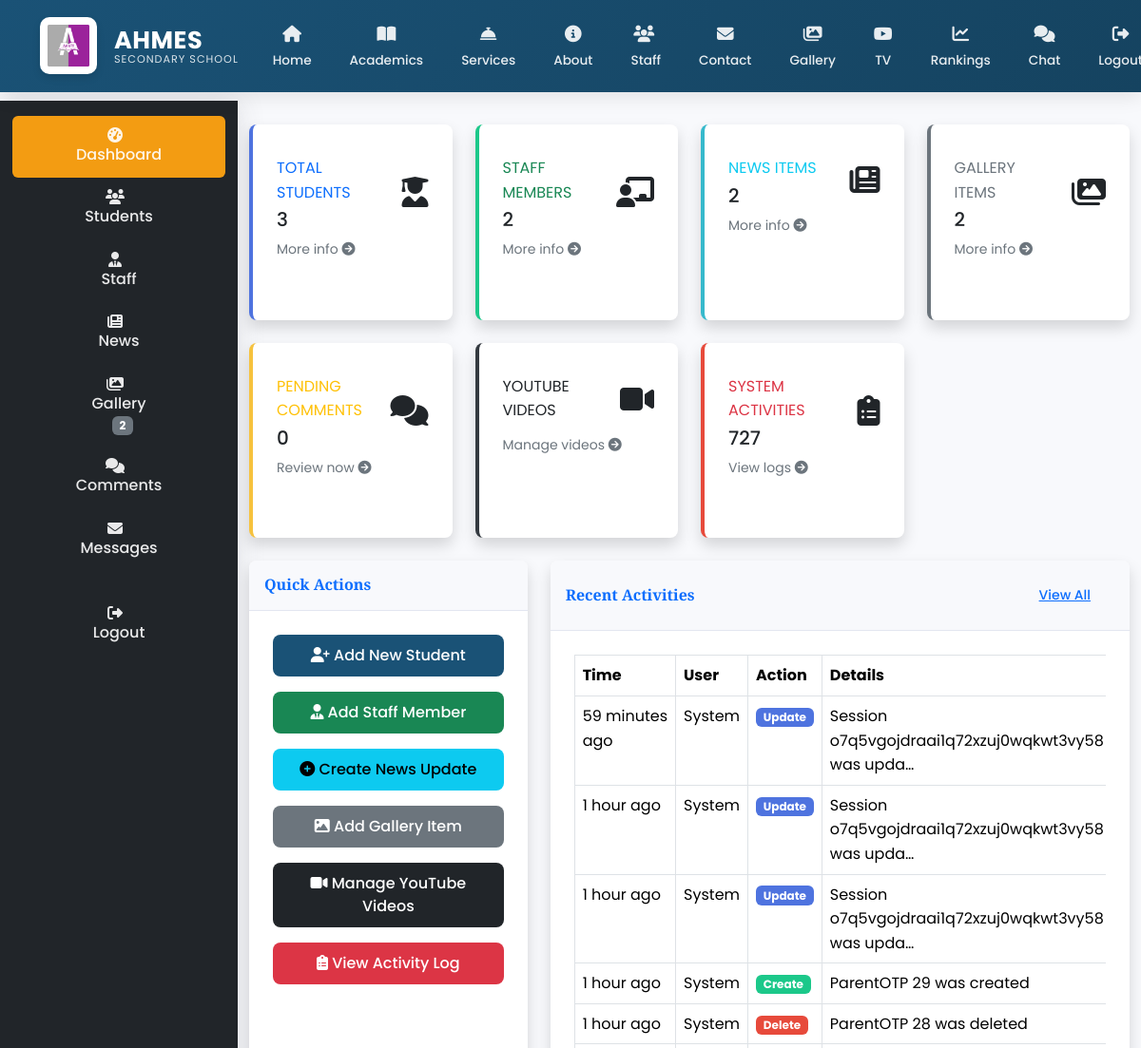
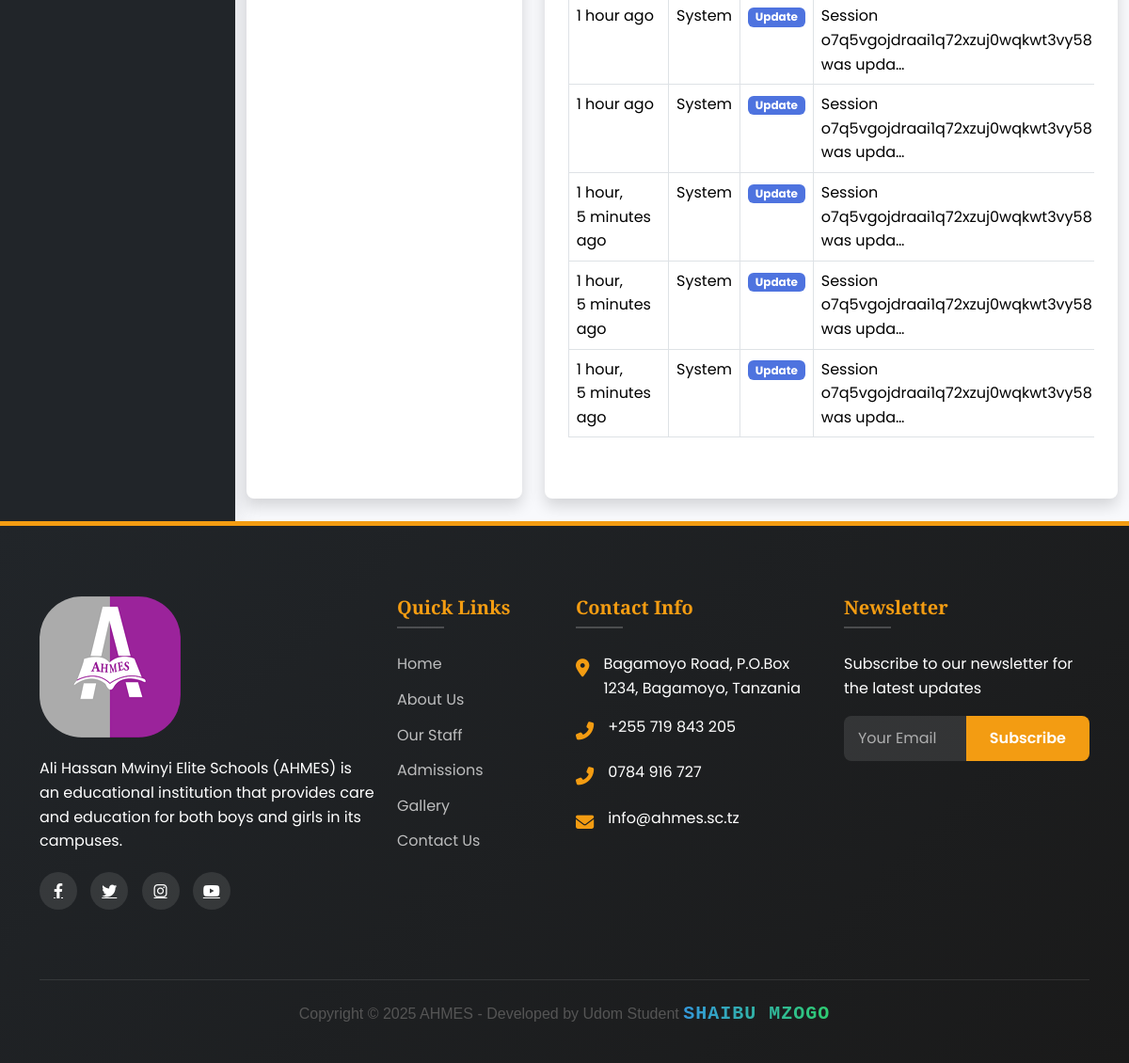
/ad/board/ (signed in), run on the app's committed database (2 pictures, top to bottom).
### main/models.py (models this page shows, shortened)
class ActivityLog(models.Model):
    ACTION_CHOICES = [
        ('CREATE', 'Create'),
        ('UPDATE', 'Update'),
        ('DELETE', 'Delete'),
        ('LOGIN', 'Login'),
        ('LOGOUT', 'Logout'),
        ('LOGIN_FAILED', 'Login Failed'),
        ('PASSWORD_CHANGE', 'Password Change'),
    ]
    user = models.ForeignKey(User, on_delete=models.SET_NULL, null=True, blank=True)
    action = models.CharField(max_length=20, choices=ACTION_CHOICES)
    content_type = models.ForeignKey(ContentType, on_delete=models.SET_NULL, null=True, blank=True)
    object_id = models.CharField(max_length=50, null=True, blank=True)  # Changed to CharField
    content_object = GenericForeignKey('content_type', 'object_id')
    details = models.TextField(blank=True)
    ip_address = models.GenericIPAddressField(null=True, blank=True)
    user_agent = models.CharField(max_length=255, blank=True)
    timestamp = models.DateTimeField(auto_now_add=True)
    class Meta:
        ordering = ['-timestamp']
        verbose_name = 'Activity Log'
        verbose_name_plural = 'Activity Logs'

### main/views.py (the view)
# urls.py: path('ad/board/', views.admin_dashboard, name='admin_dashboard'),
@login_required
@user_passes_test(is_admin)
def admin_dashboard(request):
    students_count = Student.objects.count()
    staff_count = StaffMember.objects.count()
    news_count = News.objects.count()
    pending_comments = Comment.objects.filter(is_approved=False).count()
    gallery_count = Gallery.objects.count()
    from .models import ActivityLog
    recent_activities = ActivityLog.objects.all().order_by('-timestamp')[:10]
    activities_count = ActivityLog.objects.count()
    return render(request, 'main/admin_dashboard.html', {
        'students_count': students_count,
        'staff_count': staff_count,
        'news_count': news_count,
        'pending_comments': pending_comments,
        'activities_count': activities_count,
        'recent_activities': recent_activities,
        'gallery_count': gallery_count,
    })

### main/templates/main/admin_dashboard.html (shortened to what this page needs)
{% extends 'main/base.html' %}
{% load static %}
{% block content %}
<div class="wrapper">
  {% include 'main/sidebar.html' %}
  <div class="main-content">
    <div class="container-fluid">
      <br>
      <div class="row">
        <div class="col-xl-3 col-md-6 mb-4">
          <div class="card border-left-primary shadow h-100 py-2">
            <div class="card-body">
              <div class="row no-gutters align-items-center">
                <div class="col mr-2">
                  <div class="text-xs font-weight-bold text-primary text-uppercase mb-1">
                    Total Students
                  </div>
                  <div class="h5 mb-0 font-weight-bold text-gray-800">
                    {{ students_count }}
                  </div>
                </div>
                <div class="col-auto">
                  <i class="fas fa-user-graduate fa-2x text-gray-300"></i>
                </div>
              </div>
              <a href="{% url 'manage_students' %}" class="small-box-footer mt-2">
                More info <i class="fas fa-arrow-circle-right"></i>
              </a>
            </div>
          </div>
        </div>
        <div class="col-xl-3 col-md-6 mb-4">
          <div class="card border-left-success shadow h-100 py-2">
            <div class="card-body">
              <div class="row no-gutters align-items-center">
                <div class="col mr-2">
                  <div class="text-xs font-weight-bold text-success text-uppercase mb-1">
                    Staff Members
                  </div>
                  <div class="h5 mb-0 font-weight-bold text-gray-800">
                    {{ staff_count }}
                  </div>
                </div>
                <div class="col-auto">
                  <i class="fas fa-chalkboard-teacher fa-2x text-gray-300"></i>
                </div>
              </div>
              <a href="{% url 'manage_staff' %}" class="small-box-footer mt-2">
                More info <i class="fas fa-arrow-circle-right"></i>
              </a>
            </div>
          </div>
        </div>
        <div class="col-xl-3 col-md-6 mb-4">
          <div class="card border-left-info shadow h-100 py-2">
            <div class="card-body">
              <div class="row no-gutters align-items-center">
                <div class="col mr-2">
                  <div class="text-xs font-weight-bold text-info text-uppercase mb-1">
                    News Items
                  </div>
                  <div class="h5 mb-0 font-weight-bold text-gray-800">
                    {{ news_count }}
                  </div>
                </div>
                <div class="col-auto">
                  <i class="fas fa-newspaper fa-2x text-gray-300"></i>
                </div>
              </div>
              <a href="{% url 'manage_news' %}" class="small-box-footer mt-2">
                More info <i class="fas fa-arrow-circle-right"></i>
              </a>
            </div>
          </div>
        </div>
        <div class="col-xl-3 col-md-6 mb-4">
          <div class="card border-left-secondary shadow h-100 py-2">
            <div class="card-body">
              <div class="row no-gutters align-items-center">
                <div class="col mr-2">
                  <div class="text-xs font-weight-bold text-secondary text-uppercase mb-1">
                    Gallery Items
                  </div>
                  <div class="h5 mb-0 font-weight-bold text-gray-800">
                    {{ gallery_count }}
                  </div>
                </div>
                <div class="col-auto">
                  <i class="fas fa-images fa-2x text-gray-300"></i>
                </div>
              </div>
              <a href="{% url 'manage_gallery' %}" class="small-box-footer mt-2">
                More info <i class="fas fa-arrow-circle-right"></i>
              </a>
            </div>
          </div>
        </div>
        <div class="col-xl-3 col-md-6 mb-4">
          <div class="card border-left-warning shadow h-100 py-2">
            <div class="card-body">
              <div class="row no-gutters align-items-center">
                <div class="col mr-2">
                  <div class="text-xs font-weight-bold text-warning text-uppercase mb-1">
                    Pending Comments
                  </div>
                  <div class="h5 mb-0 font-weight-bold text-gray-800">
                    {{ pending_comments }}
                  </div>
                </div>
                <div class="col-auto">
                  <i class="fas fa-comments fa-2x text-gray-300"></i>
                </div>
              </div>
              <a href="{% url 'manage_comments' %}" class="small-box-footer mt-2">
                Review now <i class="fas fa-arrow-circle-right"></i>
              </a>
            </div>
          </div>
        </div>
        <div class="col-xl-3 col-md-6 mb-4">
          <div class="card border-left-dark shadow h-100 py-2">
            <div class="card-body">
              <div class="row no-gutters align-items-center">
                <div class="col mr-2">
                  <div class="text-xs font-weight-bold text-dark text-uppercase mb-1">
                    YouTube Videos
                  </div>
                </div>
                <div class="col-auto">
                  <i class="fas fa-video fa-2x text-gray-300"></i>
                </div>
              </div>
              <a href="{% url 'manage_youtube_videos' %}" class="small-box-footer mt-2">
                Manage videos <i class="fas fa-arrow-circle-right"></i>
              </a>
            </div>
          </div>
        </div>
        <div class="col-xl-3 col-md-6 mb-4">
          <div class="card border-left-danger shadow h-100 py-2">
            <div class="card-body">
              <div class="row no-gutters align-items-center">
                <div class="col mr-2">
                  <div class="text-xs font-weight-bold text-danger text-uppercase mb-1">
                    System Activities
                  </div>
                  <div class="h5 mb-0 font-weight-bold text-gray-800">
                    {{ activities_count }}
                  </div>
                </div>
                <div class="col-auto">
                  <i class="fas fa-clipboard-list fa-2x text-gray-300"></i>
                </div>
              </div>
              <a href="{% url 'activity_log' %}" class="small-box-footer mt-2">
                View logs <i class="fas fa-arrow-circle-right"></i>
              </a>
            </div>
          </div>
        </div>
      </div>
      <div class="row">
        <div class="col-lg-4 mb-4">
          <div class="card shadow mb-4">
            <div class="card-header py-3">
              <h6 class="m-0 font-weight-bold text-primary">Quick Actions</h6>
            </div>
            <div class="card-body">
              <div class="d-grid gap-3">
                <a href="{% url 'add_student' %}" class="btn btn-primary btn-block">
                  <i class="fas fa-user-plus mr-2"></i> Add New Student
                </a>
                <a href="{% url 'add_staff' %}" class="btn btn-success btn-block">
                  <i class="fas fa-user-tie mr-2"></i> Add Staff Member
                </a>
                <a href="{% url 'add_news' %}" class="btn btn-info btn-block">
                  <i class="fas fa-plus-circle mr-2"></i> Create News Update
                </a>
                <a href="{% url 'add_gallery' %}" class="btn btn-secondary btn-block">
                  <i class="fas fa-image mr-2"></i> Add Gallery Item
                </a>
                <a href="{% url 'manage_youtube_videos' %}" class="btn btn-dark btn-block">
                  <i class="fas fa-video mr-2"></i> Manage YouTube Videos
                </a>
                <a href="{% url 'activity_log' %}" class="btn btn-danger btn-block">
                  <i class="fas fa-clipboard-list mr-2"></i> View Activity Log
                </a>
              </div>
            </div>
          </div>
        </div>
        <div class="col-lg-8 mb-4">
          <div class="card shadow mb-4">
            <div class="card-header py-3 d-flex justify-content-between align-items-center">
              <h6 class="m-0 font-weight-bold text-primary">Recent Activities</h6>
              <a href="{% url 'activity_log' %}" class="btn btn-sm btn-link">View All</a>
            </div>
            <div class="card-body">
              <div class="table-responsive">
                <table class="table table-bordered table-hover" width="100%" cellspacing="0">
                  <thead class="thead-light">
                    <tr>
                      <th>Time</th>
                      <th>User</th>
                      <th>Action</th>
                      <th>Details</th>
                    </tr>
                  </thead>
                  <tbody>
                    {% for activity in recent_activities %}
                    <tr>
                      <td>{{ activity.timestamp|timesince }} ago</td>
                      <td>
                        {% if activity.user %}
                          {{ activity.user.username }}
                        {% else %}
                          System
                        {% endif %}
                      </td>
                      <td>
                        <span class="badge
                          {% if activity.action == 'CREATE' %}badge-success
                          {% elif activity.action == 'UPDATE' %}badge-primary
                          {% elif activity.action == 'DELETE' %}badge-danger
                          {% else %}badge-secondary{% endif %}">
                          {{ activity.get_action_display }}
                        </span>
                      </td>
                      <td>{{ activity.details|truncatechars:50 }}</td>
                    </tr>
                    {% empty %}
                    <tr>
                      <td colspan="4" class="text-center">No recent activities</td>
                    </tr>
                    {% endfor %}
                  </tbody>
                </table>
              </div>
            </div>
          </div>
        </div>
      </div>
    </div>
  </div>
</div>
{% endblock %}

### data on the page
ActivityLog: timestamp "59 minutes", shows "System", action "Update", details "Session o7q5vgojdraai1q72xzuj0wqkwt3vy58 was upda…"
ActivityLog: timestamp "1 hour", shows "System", action "Update", details "Session o7q5vgojdraai1q72xzuj0wqkwt3vy58 was upda…"
ActivityLog: timestamp "1 hour", shows "System", action "Update", details "Session o7q5vgojdraai1q72xzuj0wqkwt3vy58 was upda…"
ActivityLog: timestamp "1 hour", shows "System", action "Create", details "ParentOTP 29 was created"
ActivityLog: timestamp "1 hour", shows "System", action "Delete", details "ParentOTP 28 was deleted"
ActivityLog: timestamp "1 hour", shows "System", action "Update", details "Session o7q5vgojdraai1q72xzuj0wqkwt3vy58 was upda…"
ActivityLog: timestamp "1 hour", shows "System", action "Update", details "Session o7q5vgojdraai1q72xzuj0wqkwt3vy58 was upda…"
ActivityLog: timestamp "1 hour, 5 minutes", shows "System", action "Update", details "Session o7q5vgojdraai1q72xzuj0wqkwt3vy58 was upda…"
ActivityLog: timestamp "1 hour, 5 minutes", shows "System", action "Update", details "Session o7q5vgojdraai1q72xzuj0wqkwt3vy58 was upda…"
ActivityLog: timestamp "1 hour, 5 minutes", shows "System", action "Update", details "Session o7q5vgojdraai1q72xzuj0wqkwt3vy58 was upda…"

### other printed values
{{ gallery_count }} "2"
{{ students_count }} "3"
{{ staff_count }} "2"
{{ news_count }} "2"
{{ pending_comments }} "0"
{{ activities_count }} "727"
